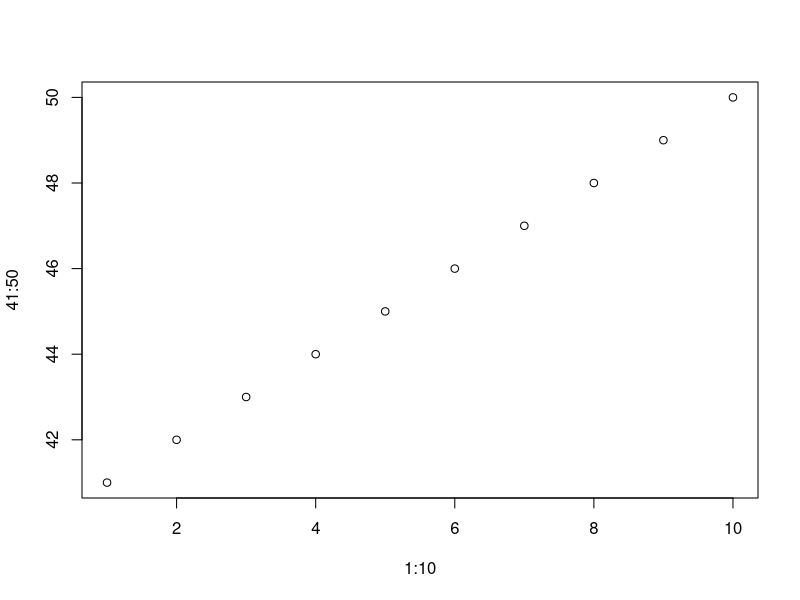

Here is the R script that generated this plot:
## ---- chunk 1
plot(1:10, 41:50)
